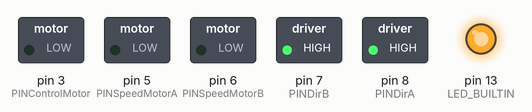
This sketch was run on a simulated Arduino Uno, built with avr-gcc and run on an emulated ATmega328P. Shown: switched loads named in the sketch (green lamp = pin HIGH), output pins drawn as LEDs (lit = HIGH).

Above: at 1.05 s.
At 2.95 s:
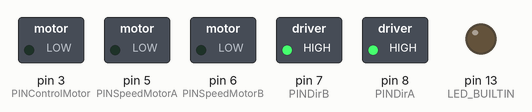
Timing chart, 0 to 4.0 s (numbered marks = the images above):
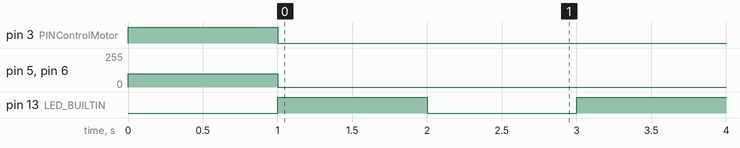

The sketch:

Main.ino
```cpp
#include "MouvementControl.h"

MouvementControl AppMotor;

void setup()
{
  pinMode(LED_BUILTIN, OUTPUT);
  AppMotor.Init();
  AppMotor.direction = MouvementControl::Forward;
  if (AppMotor.direction == MouvementControl::Forward)
  {
    AppMotor.Move(true, 100, true, 100, 1000);
  }
  // AppMotor.Test();
}

void loop()
{
  Blink();
}
```

MouvementControl.cpp
```cpp
#include "MouvementControl.h"

void MouvementControl::Init()
{
  pinMode(PINSpeedMotorA, OUTPUT);
  pinMode(PINSpeedMotorB, OUTPUT);
  pinMode(PINDirA, OUTPUT);
  pinMode(PINDirB, OUTPUT);
  pinMode(PINControlMotor, OUTPUT);
}
void MouvementControl::Move(bool directionA, int speedA, bool directionB, int speedB, int time)
{
  if (speedA > maxSpeed)
  {
    speedA = maxSpeed;
  }
  if (speedB > maxSpeed)
  {
    speedB = maxSpeed;
  }

  if (speedA < minSpeed)
  {
    speedA = minSpeed;
  }
  if (speedB < minSpeed)
  {
    speedB = minSpeed;
  }

  if (control)
  {
    digitalWrite(PINControlMotor, HIGH);
    if (directionA)
    {
      digitalWrite(PINDirA, HIGH);
      analogWrite(PINSpeedMotorA, speedA);
    }
    else
    {
      digitalWrite(PINDirA, LOW);
      analogWrite(PINSpeedMotorA, speedA);
    }
    if (directionB)
    {
      digitalWrite(PINDirB, HIGH);
      analogWrite(PINSpeedMotorB, speedB);
    }
    else
    {
      digitalWrite(PINDirB, LOW);
      analogWrite(PINSpeedMotorB, speedB);
    }
  }
  else
  {
    ResetMove();
    return;
  }

  if(time > 0)
  {
    delay(time);
    ResetMove();
  }
  return;
}

void MouvementControl::Test()
{
  ResetMove();
}

void MouvementControl::ResetMove()
{
  digitalWrite(PINSpeedMotorA, 0);
  digitalWrite(PINSpeedMotorB, 0);

  digitalWrite(PINDirA, HIGH);
  digitalWrite(PINDirB, HIGH);

  digitalWrite(PINControlMotor, LOW);
}

void Blink()
{
  digitalWrite(LED_BUILTIN, HIGH);
  delay(1000);
  digitalWrite(LED_BUILTIN, LOW);
  delay(1000);
}
```

MouvementControl.h
```cpp
#ifndef _MouvementControl_H_
#define _MouvementControl_H_

#include <Arduino.h>

/*Motor*/
class MouvementControl
{
public:
  const int maxSpeed = 255; // la vitesse max
  const int minSpeed = 100; // la vitesse min
  bool duration = true;     // si on le fais mais que sur une duree
  bool control = true;      // si on control le moteur
  enum Direction
  {
    Forward,       //(1)
    Backward,      //(2)
    Left,          //(3)
    Right,         //(4)
    LeftForward,   //(5)
    LeftBackward,  //(6)
    RightForward,  //(7)
    RightBackward, //(8)
    stop_it        //(9)
  };
  Direction direction;
  void Init();
  void Move(bool directionA, int speedA, bool directionB, int speedB, int time);
  void ResetMove();
  void Test();

private:
  const int PINSpeedMotorA = 5;  // vitesse motor droit
  const int PINSpeedMotorB = 6;  // vitesse motor gauche
  const int PINDirA = 8;         // direction gauche true avance
  const int PINDirB = 7;         // direction droit true avance
  const int PINControlMotor = 3; // si moteur roule ou pas
};
void Blink();
#endif
```

Measured:
- by itself, pin 13 (LED_BUILTIN): alternates HIGH for 1.0 s and LOW for 1.0 s
